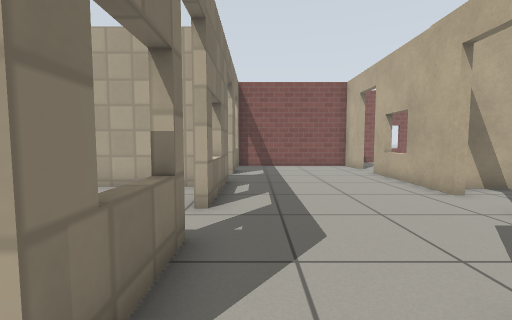
View 1 (above)

24 first-person views from a walk through a Gazebo world. The camera is 0.72 m above the floor, tilts 4° down and sees 90° across. The floor is counted in squares, 0.5 m on a side. Each view is taken from the middle of a square. On the plan, view 1 faces up. The plan holds only what a view shows up to about 13 squares ahead; the rest is blank. Gazebo's built-in surfaces are drawn with simple patterns.

View 2
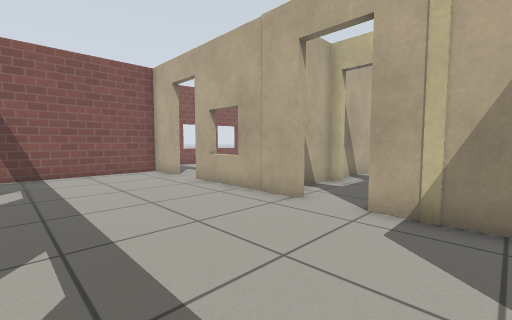

View 3
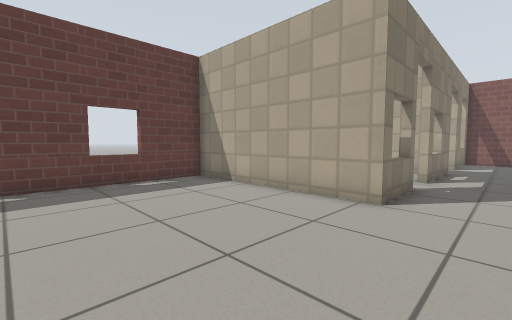

View 4
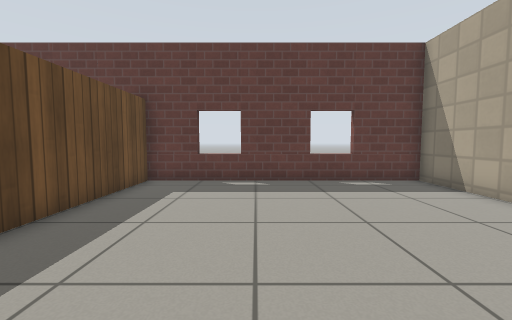

View 5
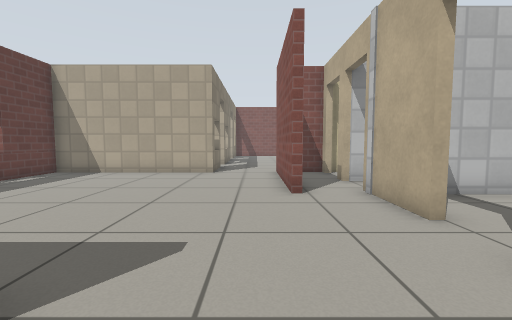

View 6
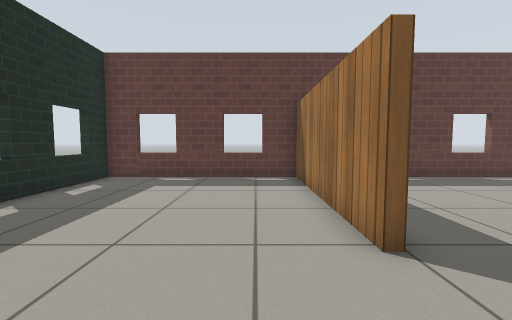

View 7
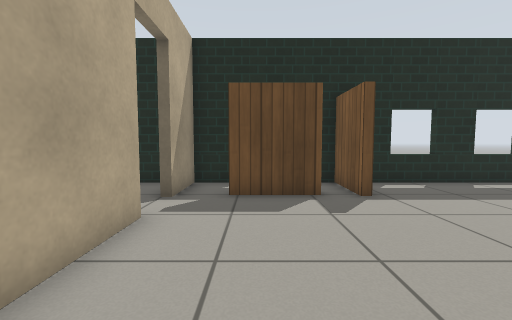

View 8
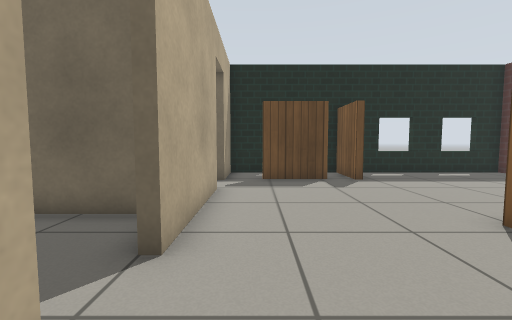

View 9
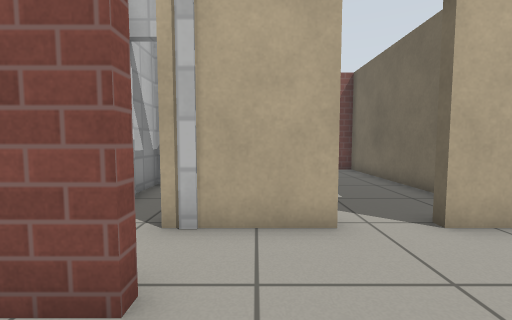

View 10
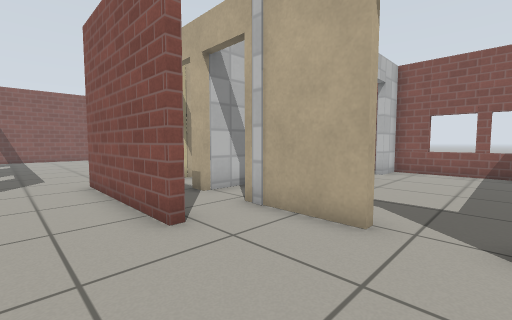

View 11
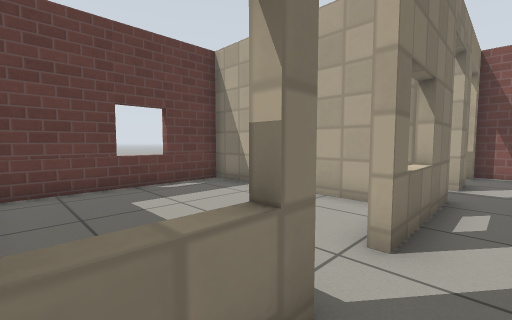

View 12
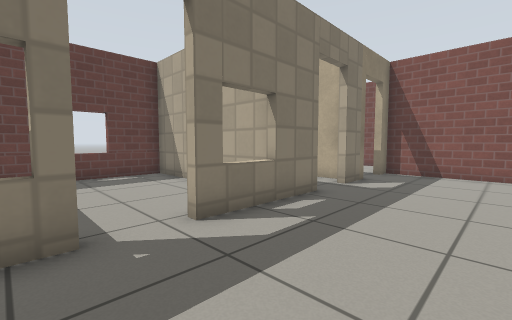

View 13
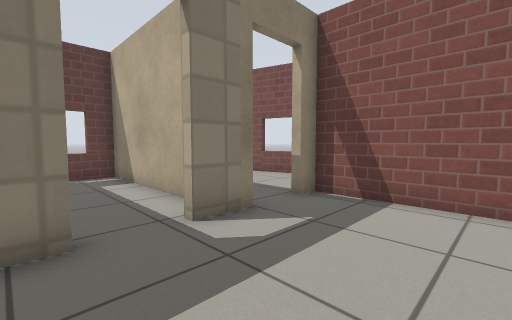

View 14
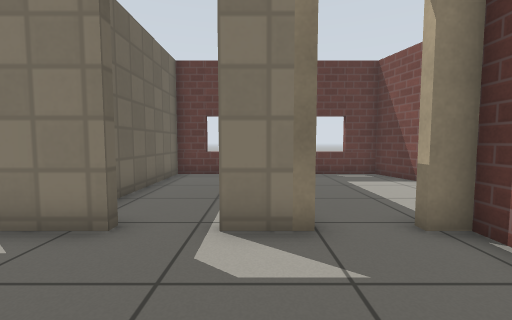

View 15
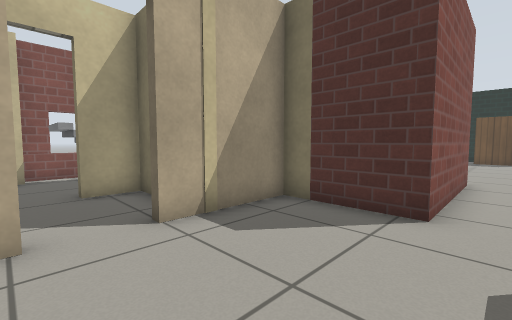

View 16
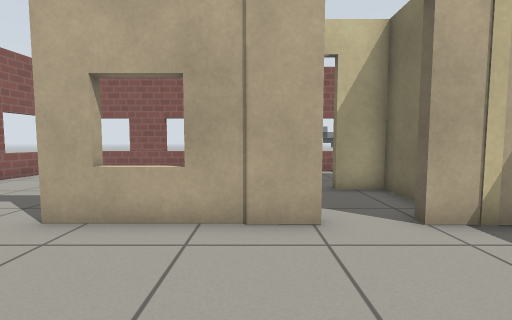

View 17
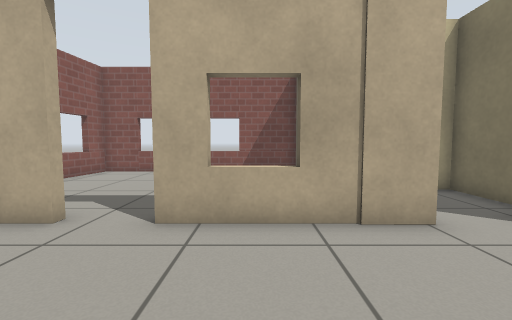

View 18
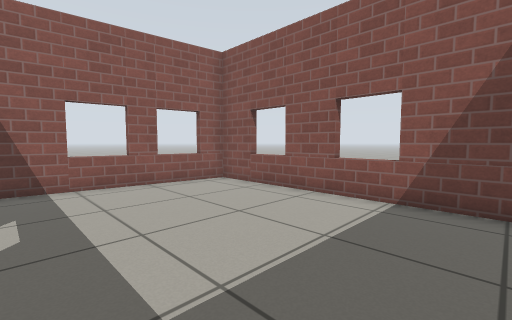

View 19
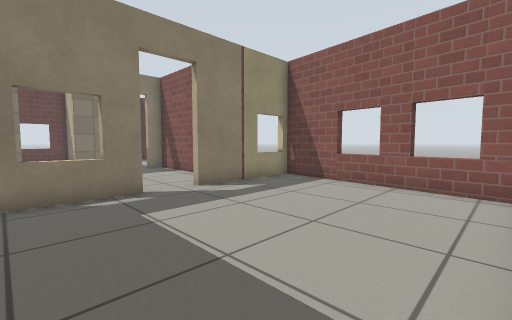

View 20
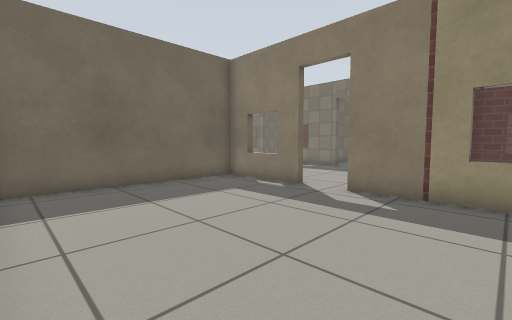

View 21
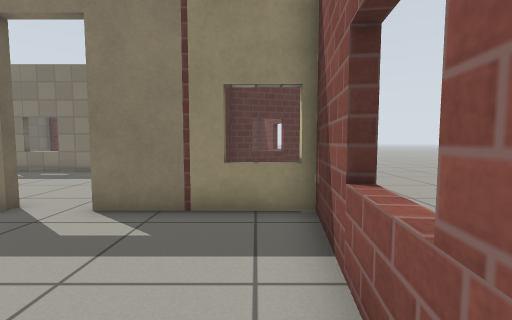

View 22
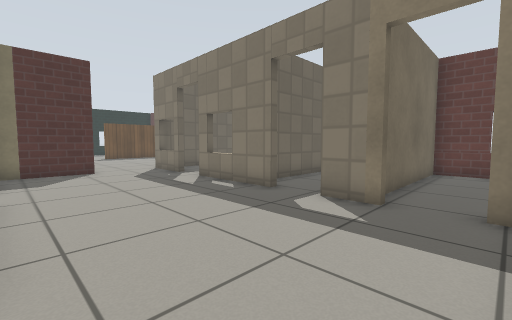

View 23
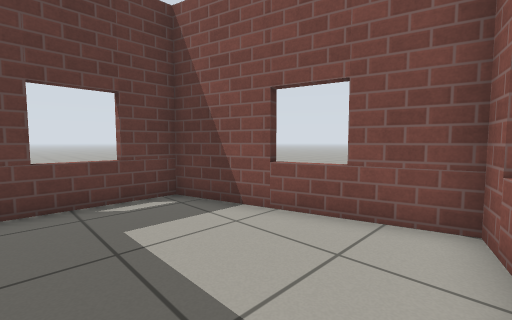

View 24
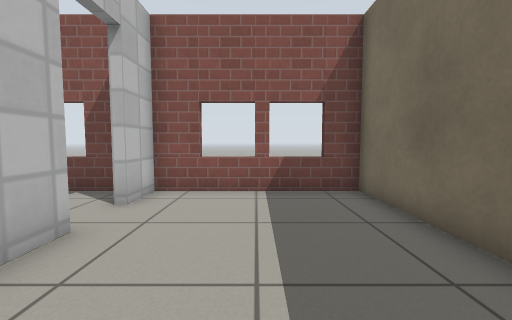

### Floor plan
Points are (right, up) in squares from view 1. A wall is a line through its corners. A room is listed if a view was taken in it or the views show most of it. See-through windows are left out.
Room 1 (views 1, 3, 4, 7, 8, 9, 10)
walls: (2.4, -4) (2, -4) (2, -0.6); (-1, 1.1) (-8.5, 1.1) (-8.5, -9.1); (-8.5, -9) (-2.9, -9); (4.2, -6.4) (4.2, -3.4); (4.2, -1.6) (4.2, -0.9); (4.2, 1.3) (3.2, 1.3); (4.2, -9.5) (4.2, -8.1)
ways out: opening at (0.5, 0.5) to room 2; opening at (1, -9) to room 3; open door at (4, -7.5) to room 6; open door at (4, -1.5)
Room 2 (views 2, 11, 12, 13, 14, 15, 16, 17, 22)
walls: (-1, 9.6) (-1, 5.4); (5.4, 6.8) (5.4, 11.9); (-1, 3.8) (-1, 1.1); (-1, 13) (-1, 11.4); (5.4, 13.5) (5.4, 15.5) (-1, 15.5) (-1, 14.8); (2, -0.6) (2, 1.6) (5.4, 1.6) (5.4, 5.1)
ways out: opening at (0.5, 0.5) to room 1; open door at (5.7, 12.7) to room 4; open door at (-1, 13.5) to room 5; open door at (-1, 4.5) to room 7; open door at (-1, 10.5) to room 8; open door at (5.5, 5.5) to room 9
Room 3 (views 5, 6)
walls: (0.1, -14.9) (2.7, -14.9); (-1.2, -9.3) (-8.5, -9.3); (-8.5, -9.1) (-8.5, -17.1) (-1, -17.1); (4.2, -12.9) (4.2, -9.5)
ways out: opening at (1, -9) to room 1; opening at (3, -15) to room 10; gap at (0, -15) to room 10; open door at (4, -13.5)
Room 4 (views 18, 19, 20, 21)
walls: (5.7, 11.9) (5.7, 8.2) (13.4, 8.1) (13.4, 17.3) (5.7, 18.2) (5.7, 13.5); (10.9, 18) (10.8, 17.5); (5.3, 16.4) (5.8, 16.3); (5.9, 17.9) (5.4, 18)
ways out: open door at (5.7, 12.7) to room 2
Room 5 (view 23)
walls: (-1.9, 17.8) (-2.3, 19) (-8.5, 17.4) (-8.5, 12.6) (-2.4, 12.6)
ways out: open door at (-1, 13.5) to room 2
Room 6 (view 24)
walls: (10.1, -4) (6.2, -4); (4.6, -6.4) (4.2, -6.4); (5.2, -10) (13.4, -10) (13.4, -4) (11.8, -4)
ways out: open door at (4, -7.5) to room 1; open door at (10.5, -4)
Room 7 (no view inside)
walls: (-1.4, 8.2) (-8.5, 8.2) (-8.5, 1.9)
ways out: open door at (-1, 4.5) to room 2
Room 8 (no view inside)
walls: (-1.8, 12.3) (-8.5, 12.3) (-8.5, 8.5) (-2.6, 8.5)
ways out: open door at (-1, 10.5) to room 2
Room 9 (no view inside)
walls: (6.7, 4.1) (8.7, 4.1) (8.7, 5.6); (8.7, 7.4) (8.7, 7.8) (6.4, 7.8)
ways out: open door at (5.5, 5.5) to room 2; open door at (9, 6.5)
Room 10 (no view inside)
walls: (-0.8, -14.7) (-0.8, -17.1); (-1, -17.1) (4.2, -17.1) (4.2, -14.5)
ways out: opening at (3, -15) to room 3; gap at (0, -15) to room 3

Positions as (right, up) in squares from view 1, and headings:
1: (0, 0), facing up
2: (0, 3), facing up-right
3: (1, -5), facing up-left
4: (1, -5), facing left
5: (1, -11), facing up
6: (2, -11), facing left
7: (2, -8), facing down
8: (3, -5), facing down
9: (0, -5), facing right
10: (0, -8), facing up-right
11: (0, 2), facing up-left
12: (3, 3), facing up-left
13: (3, 9), facing up-left
14: (3, 12), facing left
15: (1, 7), facing down-right
16: (1, 8), facing right
17: (1, 10), facing right
18: (7, 9), facing up-right
19: (13, 9), facing up-left
20: (13, 17), facing down-left
21: (11, 17), facing left
22: (5, 15), facing down-left
23: (-2, 14), facing up-left
24: (6, -7), facing right
